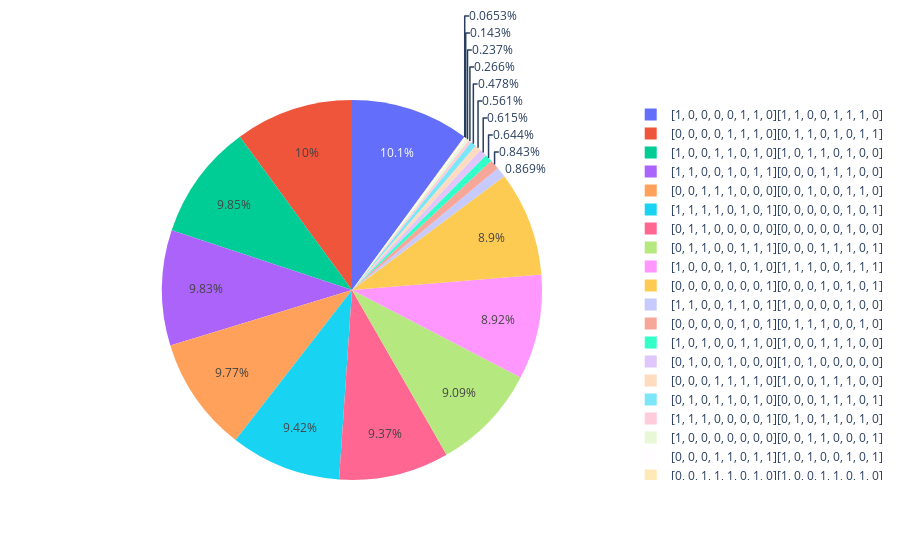

The notebook cell saved with this chart:
### Code cell
pop = Population(20,8)
dist = pop.calculateDistribution()
showRouletteWheel(pop.individuals, dist)

### Figure 1 — Plotly figure (JSON) as saved in the notebook; plotly's stock layout.template omitted (floating-point values rounded to 4 significant figures)
{"data": [{"labels": ["[0, 0, 1, 1, 1, 0, 1, 0][1, 0, 0, 1, 1, 0, 1, 0]", "[0, 0, 0, 1, 1, 0, 1, 1][1, 0, 1, 0, 0, 1, 0, 1]", "[1, 0, 0, 0, 0, 0, 0, 0][0, 0, 1, 1, 0, 0, 0, 1]", "[1, 1, 1, 0, 0, 0, 0, 1][0, 1, 0, 1, 1, 0, 1, 0]", "[0, 1, 0, 1, 1, 0, 1, 0][0, 0, 0, 1, 1, 1, 0, 1]", "[0, 0, 0, 1, 1, 1, 1, 0][1, 0, 0, 1, 1, 1, 0, 0]", "[0, 1, 0, 0, 1, 0, 0, 0][1, 0, 1, 0, 0, 0, 0, 0]", "[1, 0, 1, 0, 0, 1, 1, 0][1, 0, 0, 1, 1, 1, 0, 0]", "[0, 0, 0, 0, 0, 1, 0, 1][0, 1, 1, 1, 0, 0, 1, 0]", "[1, 1, 0, 0, 1, 1, 0, 1][1, 0, 0, 0, 0, 1, 0, 0]", "[0, 0, 0, 0, 0, 0, 0, 1][0, 0, 0, 1, 0, 1, 0, 1]", "[1, 0, 0, 0, 1, 0, 1, 0][1, 1, 1, 0, 0, 1, 1, 1]", "[0, 1, 1, 0, 0, 1, 1, 1][0, 0, 0, 1, 1, 1, 0, 1]", "[0, 1, 1, 0, 0, 0, 0, 0][0, 0, 0, 0, 0, 1, 0, 0]", "[1, 1, 1, 1, 0, 1, 0, 1][0, 0, 0, 0, 0, 1, 0, 1]", "[0, 0, 1, 1, 1, 0, 0, 0][0, 0, 1, 0, 0, 1, 1, 0]", "[1, 1, 0, 0, 1, 0, 1, 1][0, 0, 0, 1, 1, 1, 0, 0]", "[1, 0, 0, 1, 1, 0, 1, 0][1, 0, 1, 1, 0, 1, 0, 0]", "[0, 0, 0, 0, 1, 1, 1, 0][0, 1, 1, 0, 1, 0, 1, 1]", "[1, 0, 0, 0, 0, 1, 1, 0][1, 1, 0, 0, 1, 1, 1, 0]"], "type": "pie", "values": [0.006485, 0.01416, 0.02352, 0.02642, 0.04742, 0.05565, 0.06109, 0.06393, 0.08372, 0.08629, 0.8833, 0.8855, 0.9023, 0.9305, 0.9347, 0.97, 0.9752, 0.9778, 0.9975, 1.0]}], "layout": {}}
